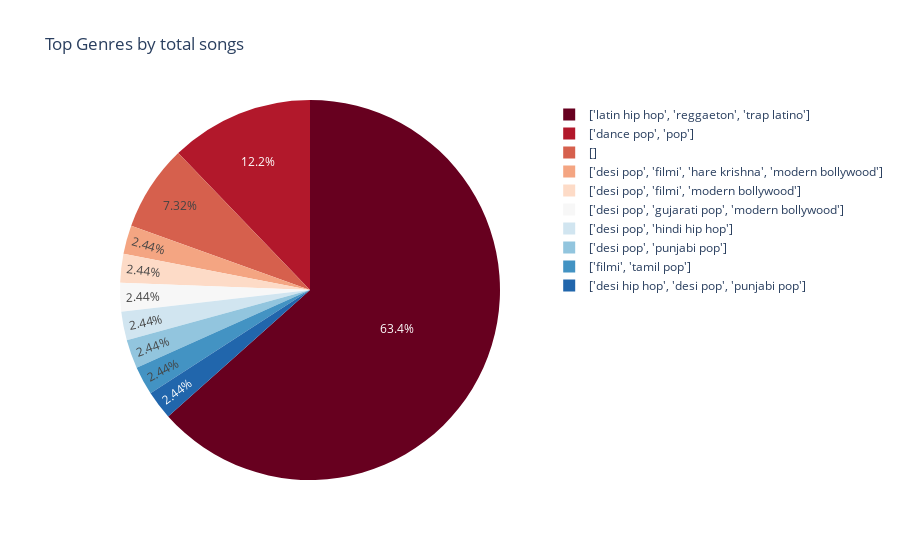

The notebook cell this image was saved under:
### Markdown cell above
### How many songs are there in the pop category?

### Code cell
# Taking track, Track_id, genre and store in a new dataframe called genre
genre = df1[['Track', 'Track_id', 'Genres']]
genre = genre.explode('Genres')
genre['Genres'] = genre['Genres'].str.capitalize()
genre = genre.groupby('Genres')['Track_id'].count()
genre = genre.to_frame().reset_index()
genre.sort_values('Track_id', ascending = False, inplace = True)
genre = genre.head(10)
#Building Visuals
fig = px.pie(genre, values= 'Track_id', names = 'Genres', title = "Top Genres by total songs", color_discrete_sequence=px.colors.sequential.RdBu)
fig.show()

### Figure 1 — Plotly figure (JSON) as saved in the notebook; plotly's stock layout.template omitted (floating-point values rounded to 4 significant figures)
{"data": [{"domain": {"x": [0, 1], "y": [0, 1]}, "hovertemplate": "Genres=%{label}<br>Track_id=%{value}<extra></extra>", "labels": ["['latin hip hop', 'reggaeton', 'trap latino']", "['dance pop', 'pop']", "[]", "['desi pop', 'filmi', 'hare krishna', 'modern bollywood']", "['desi pop', 'filmi', 'modern bollywood']", "['desi pop', 'gujarati pop', 'modern bollywood']", "['desi pop', 'hindi hip hop']", "['desi pop', 'punjabi pop']", "['filmi', 'tamil pop']", "['desi hip hop', 'desi pop', 'punjabi pop']"], "legendgroup": "", "name": "", "showlegend": true, "type": "pie", "values": [26, 5, 3, 1, 1, 1, 1, 1, 1, 1]}], "layout": {"legend": {"tracegroupgap": 0}, "piecolorway": ["rgb(103,0,31)", "rgb(178,24,43)", "rgb(214,96,77)", "rgb(244,165,130)", "rgb(253,219,199)", "rgb(247,247,247)", "rgb(209,229,240)", "rgb(146,197,222)", "rgb(67,147,195)", "rgb(33,102,172)", "rgb(5,48,97)"], "title": {"text": "Top Genres by total songs"}}}
